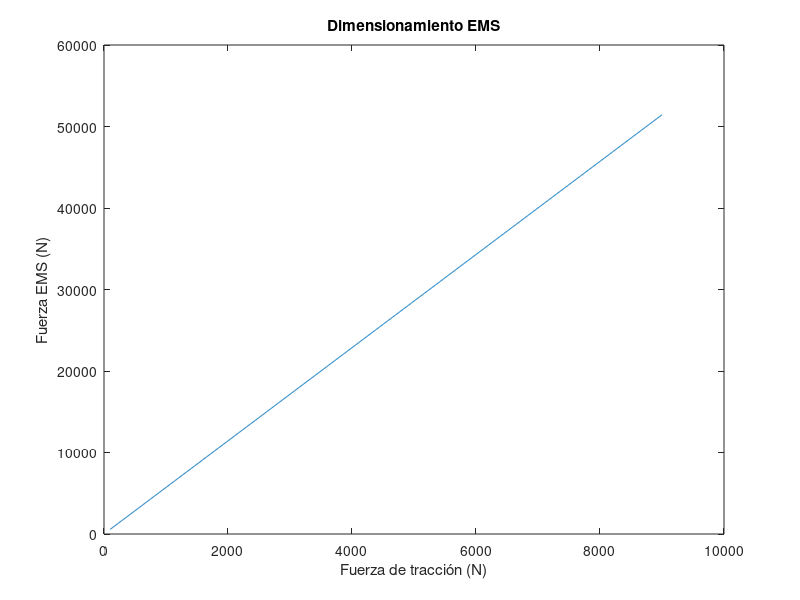

The MATLAB script that drew this image:
% Fuerza de tracción (N)
Ft = 1000;
% Numero de EMS por lado
nEMS = 2;
% Desviación máxima (mm)
d = 5;
% Ratio (Fl/Ft) para desviación de 5mm
r0 = 5.715517241;
r = r0/5;
% Posición actual
x = -5;
% Masa (kg)
m = 200;
% Factor de tolerancia
T = 2;
%% 
F0 = r * d * (Ft/2) / nEMS;
F0 = F0 * T
%% 
Ft_ = linspace(100,9000,1000);
F = r * d * Ft_ / nEMS;
F = F * T;
plot(Ft_,F)
xlabel('Fuerza de tracción (N)')
ylabel('Fuerza EMS (N)')
title('Dimensionamiento EMS')